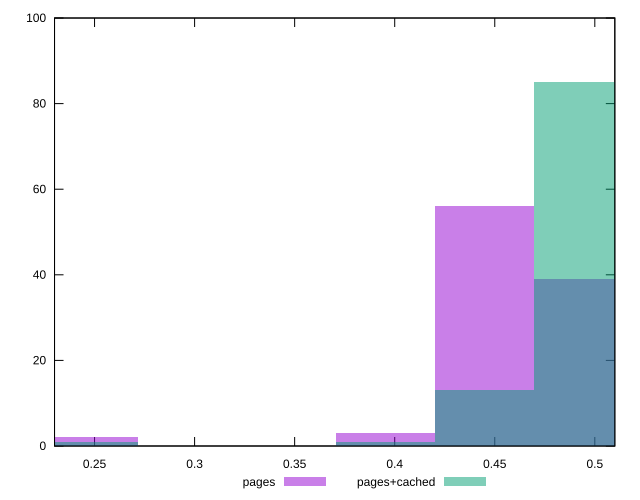

This figure's gnuplot source:
reset

$pages <<EOF
0.24710807039616667 2
0.4447945267131 56
0.49421614079233334 39
0.39537291263386665 3
EOF

$pagesCached <<EOF
0.24710807039616667 1
0.49421614079233334 85
0.4447945267131 13
0.39537291263386665 1
EOF

set key outside below
set boxwidth 0.04942161407923333
set xrange [0.23:0.51]
set yrange [0:100]
set trange [0:100]
set style fill transparent solid 0.5 noborder
set terminal svg size 640, 500 enhanced background rgb 'white'
set output "report_00016_2021-02-10T13-31-48.338Z/meta/score/comparison/histogram/0_vs_1.svg"

plot $pages title "pages" with boxes, \
     $pagesCached title "pages+cached" with boxes

reset
